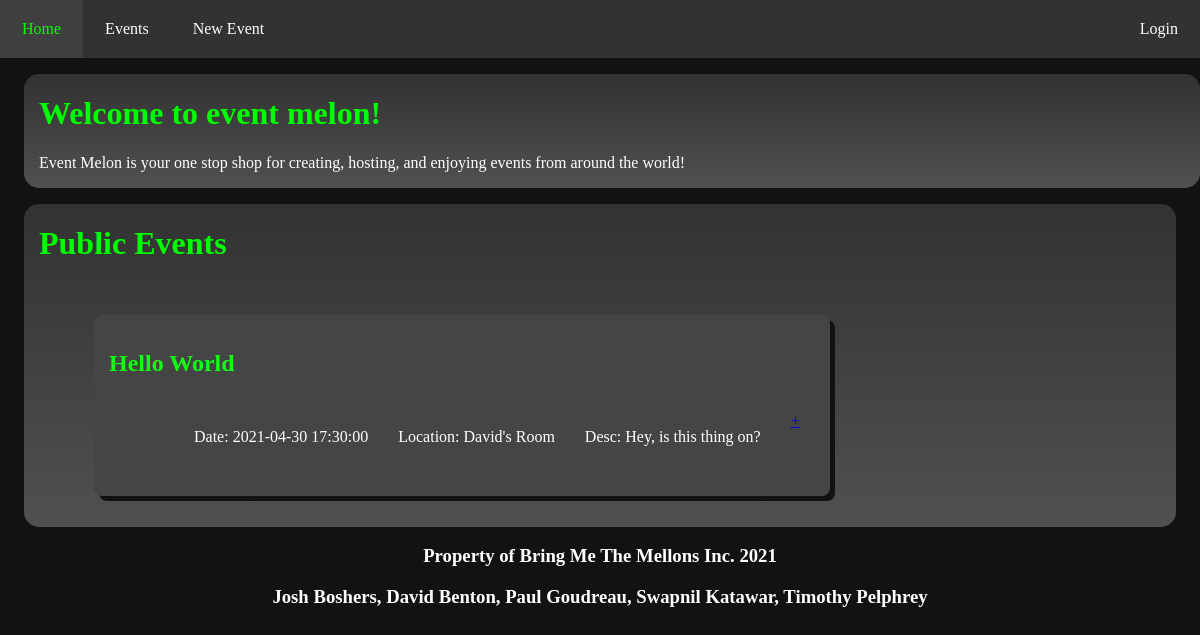
The app's page /index, older data.
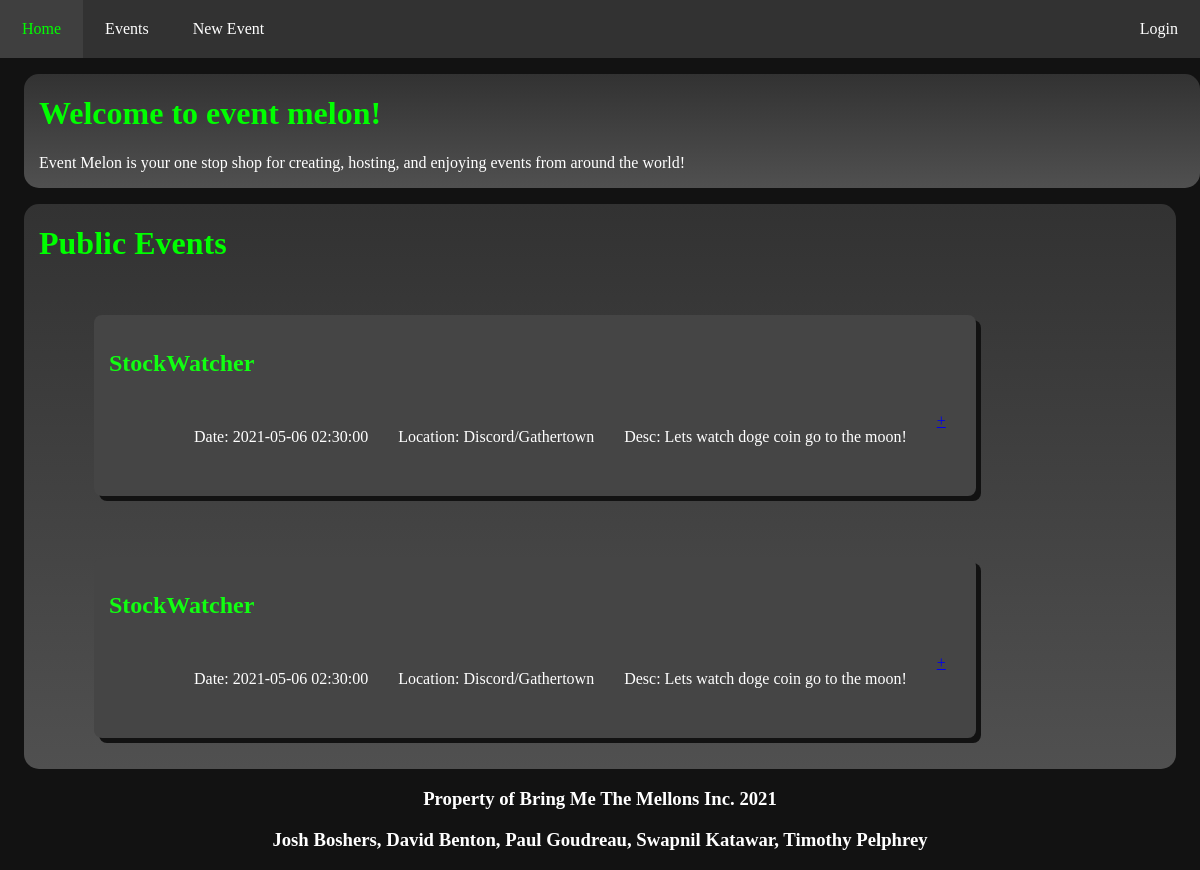
The same page, newer data.
### database/models.py (models this page shows, shortened)
class Event(db.Model):
    id = db.Column('id', db.Integer, primary_key=True)
    host_id = db.Column(db.Integer, db.ForeignKey('user.id'), nullable=False)
    name = db.Column('name', db.String(100), nullable=False)
    is_private = db.Column('is_private', db.Boolean, default=False, nullable=False)
    location = db.Column('location', db.String(200), nullable=False)
    start_time = db.Column('start_time', db.DateTime, nullable=False)
    end_time = db.Column('end_time', db.DateTime)
    image = db.Column('image', db.String(50))
    description = db.Column('description', db.VARCHAR, nullable=False)
    rsvps = db.relationship('RSVP', backref='event', cascade='all, delete-orphan', lazy=True)

### app.py (the view)
@app.route('/')
@app.route('/index')
def index():
    events = db.session.query(Event).filter_by(is_private=False).all()
    return render_template('index.html', events=events)

### templates/index.html (shortened to what this page needs)
<!DOCTYPE html>
<html>
  <head>
      <link rel="stylesheet" href="{{ url_for('static', filename='css/main.css') }}">
  </head>
  <body>
        <nav>
        <ul id="navbar">
          <li><a class="nav-link" href="/index"> Home </a></li>
          <li><a class="nav-link"  href="/events"> Events </a></li>
          <li><a class="nav-link"  href="/events/new"> New Event </a></li>
            {% if session['user'] %}
            <div class="nav-right">
            <li><a class="nav-link" id="login"  href="/logout"> Logout </a></li>
            </div>
            {% else %}
            <div class="nav-right">
            <li><a class="nav-link" id="login"  href="/login"> Login </a></li>
            </div>
            {% endif %}
        </ul>
        </nav>
  <div class="row">
    <div class="spacer"></div>
    <div class="event_frame_r">
      <h1>Welcome to event melon!</h1>
      <p>Event Melon is your one stop shop for creating, hosting, and enjoying events from around the world!</p>
    </div>
  </div>
  <div class="row">
    <div class="spacer"></div>
    <div class="event_frame_r">
    <h1> Public Events </h1>
    {% for event in events %}
    <ul class="event_list">
    <li>
        <div class="public_event">
            <h2> {{event.name}}</h2>
            <ul class="event_info">
                <li calss="info">
                </li>
                <li class="info">
                    <p> Date: {{event.start_time}}</p>
                </li>
                <li class="info">
                    <p> Location: {{event.location}}</p>
                </li>
                <li class="info">
                    <p> Desc: {{event.description}}</p>
                </li>
                <li class="info"><a href="events/{{event.id}}"> +</a></li>
            </ul>
        </div>
    </li>
    </ul>
    {%endfor%}
    </div>
    <div class="spacer"></div>
  </div>
    <div class="footer">
        <h3>Property of Bring Me The Mellons Inc. 2021</h3>
        <h3>Josh Boshers, David Benton, Paul Goudreau, Swapnil Katawar, Timothy Pelphrey</h3>
    </div>
  </body>
</html>

### static/css/main.css (style rules this page uses)
body { background-color: #111111; margin: 0px; background-color: #121212 }
#navbar { list-style-type: none; background-color: #323232; margin:0; padding:0; overflow: hidden; }
.nav-right { float:right; }
li { float:left; }
.nav-link { text-decoration: none; display: block; color: white; text-align: center; padding: 20px 22px; background-color: #323232; vertical-align: center; float: right; }
.footer { background-color: #323232 position: fixed; bottom: 0; left:0; width: 100%; text-align: center; }
.event_frame_r { background-image: linear-gradient( to bottom, #323232, #505050); flex:50%; border-radius:15px; padding-left: 15px; padding-right: 15px; overflow-y: auto; }
.spacer { width: 2%; }
p { color: white; }
h1 { color:#00FF00; }
h2 { color:#11FF11; }
h3 { color:white; }
.public_event { background-color: #454545; border-radius: 8px; padding:15px; box-shadow: 5px 5px #121212; }
.row { display: flex; float:left width:50%; height: 90%; }
.event_list { display: inline; float: left; list-style-type: none; }
.event_list li { padding: 15px; }
.event_info { list-style-type: none; display: inline-block; }
.info { padding-left: 20px; }

Row changes from the older to the newer data that the page shows:
removed Event: name "Hello World", start_time "2021-04-30 17:30:00", location "David's Room", description "Hey, is this thing on?"
added Event: name "StockWatcher", start_time "2021-05-06 02:30:00", location "Discord/Gathertown", description "Lets watch doge coin go to the moon!"
added Event: name "StockWatcher", start_time "2021-05-06 02:30:00", location "Discord/Gathertown", description "Lets watch doge coin go to the moon!"
